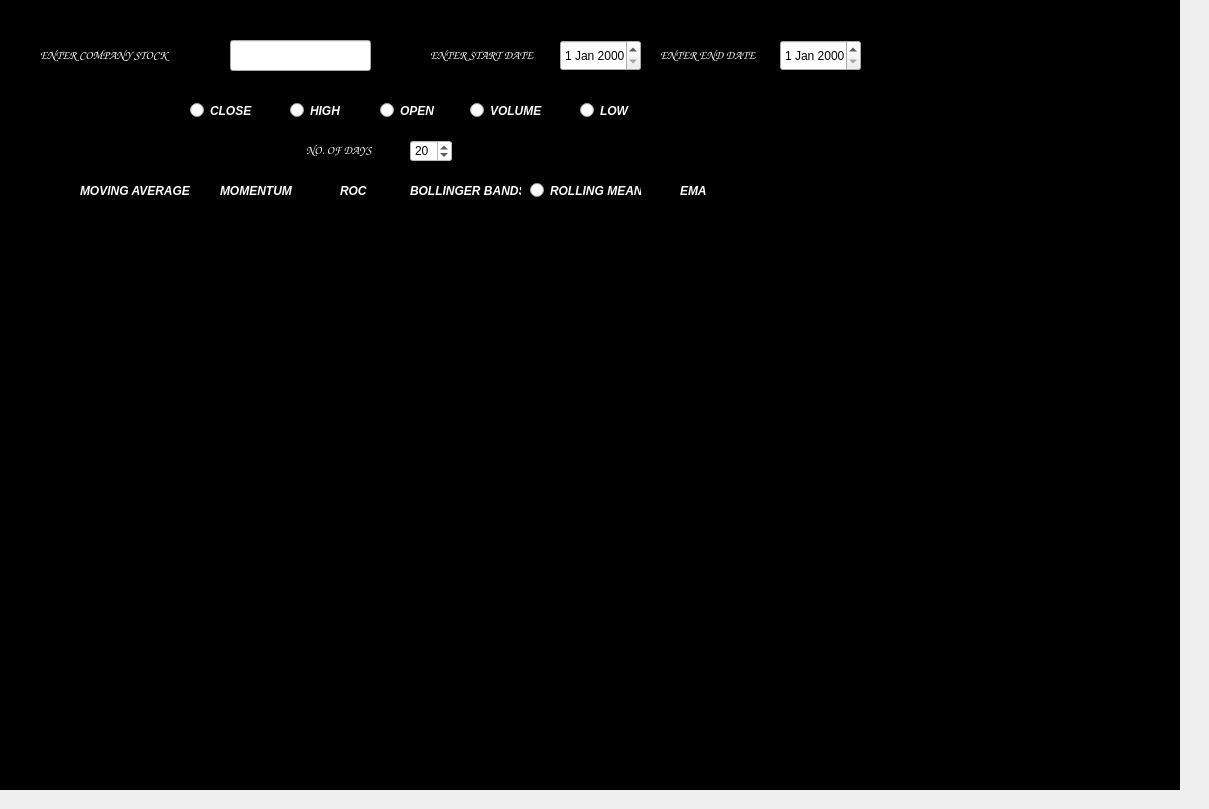
    <widget class="QWidget" name="tab_7">
     <attribute name="title">
      <string>ANALYSE</string>
     </attribute>
     <widget class="QLabel" name="label9">
      <property name="geometry">
       <rect>
        <x>430</x>
        <y>40</y>
        <width>151</width>
        <height>31</height>
       </rect>
      </property>
      <property name="font">
       <font>
        <family>Comic Sans MS</family>
        <weight>75</weight>
        <italic>true</italic>
        <bold>true</bold>
       </font>
      </property>
      <property name="text">
       <string>&lt;html&gt;&lt;head/&gt;&lt;body&gt;&lt;p&gt;&lt;span style=&quot; color:#ffffff;&quot;&gt;ENTER START DATE&lt;/span&gt;&lt;/p&gt;&lt;/body&gt;&lt;/html&gt;</string>
      </property>
     </widget>
     <widget class="QDateEdit" name="dateEdit5">
      <property name="geometry">
       <rect>
        <x>560</x>
        <y>40</y>
        <width>81</width>
        <height>31</height>
       </rect>
      </property>
     </widget>
     <widget class="QLabel" name="label10">
      <property name="geometry">
       <rect>
        <x>660</x>
        <y>40</y>
        <width>151</width>
        <height>31</height>
       </rect>
      </property>
      <property name="font">
       <font>
        <family>Comic Sans MS</family>
        <weight>75</weight>
        <italic>true</italic>
        <bold>true</bold>
       </font>
      </property>
      <property name="text">
       <string>&lt;html&gt;&lt;head/&gt;&lt;body&gt;&lt;p&gt;&lt;span style=&quot; color:#ffffff;&quot;&gt;ENTER END DATE&lt;/span&gt;&lt;/p&gt;&lt;/body&gt;&lt;/html&gt;</string>
      </property>
     </widget>
     <widget class="QDateEdit" name="dateEdit6">
      <property name="geometry">
       <rect>
        <x>780</x>
        <y>40</y>
        <width>81</width>
        <height>31</height>
       </rect>
      </property>
     </widget>
     <widget class="QRadioButton" name="radioButtonclose">
      <property name="geometry">
       <rect>
        <x>190</x>
        <y>100</y>
        <width>91</width>
        <height>21</height>
       </rect>
      </property>
      <property name="font">
       <font>
        <family>Arial</family>
        <weight>75</weight>
        <italic>true</italic>
        <bold>true</bold>
       </font>
      </property>
      <property name="styleSheet">
       <string notr="true">color:white;</string>
      </property>
      <property name="text">
       <string>CLOSE</string>
      </property>
     </widget>
     <widget class="QRadioButton" name="radioButtonopen">
      <property name="geometry">
       <rect>
        <x>380</x>
        <y>100</y>
        <width>91</width>
        <height>21</height>
       </rect>
      </property>
      <property name="font">
       <font>
        <family>Arial</family>
        <weight>75</weight>
        <italic>true</italic>
        <bold>true</bold>
       </font>
      </property>
      <property name="styleSheet">
       <string notr="true">color:white;
</string>
      </property>
      <property name="text">
       <string>OPEN</string>
      </property>
     </widget>
     <widget class="QRadioButton" name="radioButtonhigh">
      <property name="geometry">
       <rect>
        <x>290</x>
        <y>100</y>
        <width>91</width>
        <height>21</height>
       </rect>
      </property>
      <property name="font">
       <font>
        <family>Arial</family>
        <weight>75</weight>
        <italic>true</italic>
        <bold>true</bold>
       </font>
      </property>
      <property name="styleSheet">
       <string notr="true">color:white;</string>
      </property>
      <property name="text">
       <string>HIGH</string>
      </property>
     </widget>
     <widget class="QRadioButton" name="radioButtonv">
      <property name="geometry">
       <rect>
        <x>470</x>
        <y>100</y>
        <width>91</width>
        <height>21</height>
       </rect>
      </property>
      <property name="font">
       <font>
        <family>Arial</family>
        <weight>75</weight>
        <italic>true</italic>
        <bold>true</bold>
       </font>
      </property>
      <property name="styleSheet">
       <string notr="true">color:white;</string>
      </property>
      <property name="text">
       <string>VOLUME</string>
      </property>
     </widget>
     <widget class="QRadioButton" name="radioButtonlow">
      <property name="geometry">
       <rect>
        <x>580</x>
        <y>100</y>
        <width>101</width>
        <height>21</height>
       </rect>
      </property>
      <property name="font">
       <font>
        <family>Arial</family>
        <weight>75</weight>
        <italic>true</italic>
        <bold>true</bold>
       </font>
      </property>
      <property name="styleSheet">
       <string notr="true">color:white;</string>
      </property>
      <property name="text">
       <string>LOW</string>
      </property>
     </widget>
     <widget class="QLineEdit" name="lineEdit4">
      <property name="geometry">
       <rect>
        <x>230</x>
        <y>40</y>
        <width>141</width>
        <height>31</height>
       </rect>
      </property>
     </widget>
     <widget class="QWidget" name="widget_2" native="true">
      <property name="geometry">
       <rect>
        <x>-20</x>
        <y>-10</y>
        <width>1200</width>
        <height>800</height>
       </rect>
      </property>
      <property name="styleSheet">
       <string notr="true">background-color:rgb(75, 0, 130);
background-color: rgb(0, 0, 0);</string>
      </property>
      <widget class="QLabel" name="label8">
       <property name="geometry">
        <rect>
         <x>60</x>
         <y>50</y>
         <width>191</width>
         <height>31</height>
        </rect>
       </property>
       <property name="font">
        <font>
         <family>Comic Sans MS</family>
         <weight>75</weight>
         <italic>true</italic>
         <bold>true</bold>
        </font>
       </property>
       <property name="text">
        <string>&lt;html&gt;&lt;head/&gt;&lt;body&gt;&lt;p&gt;&lt;span style=&quot; color:#ffffff;&quot;&gt;ENTER COMPANY STOCK&lt;/span&gt;&lt;/p&gt;&lt;/body&gt;&lt;/html&gt;</string>
       </property>
      </widget>
      <widget class="QRadioButton" name="radioButtonema">
       <property name="geometry">
        <rect>
         <x>680</x>
         <y>190</y>
         <width>91</width>
         <height>21</height>
        </rect>
       </property>
       <property name="font">
        <font>
         <family>Arial</family>
         <weight>75</weight>
         <italic>true</italic>
         <bold>true</bold>
        </font>
       </property>
       <property name="styleSheet">
        <string notr="true">color:white;</string>
       </property>
       <property name="text">
        <string>EMA</string>
       </property>
      </widget>
      <widget class="QRadioButton" name="radioButtonma">
       <property name="geometry">
        <rect>
         <x>80</x>
         <y>190</y>
         <width>131</width>
         <height>21</height>
        </rect>
       </property>
       <property name="font">
        <font>
         <family>Arial</family>
         <weight>75</weight>
         <italic>true</italic>
         <bold>true</bold>
        </font>
       </property>
       <property name="styleSheet">
        <string notr="true">color:white;</string>
       </property>
       <property name="text">
        <string>MOVING AVERAGE</string>
       </property>
      </widget>
      <widget class="QRadioButton" name="radioButtonmm">
       <property name="geometry">
        <rect>
         <x>220</x>
         <y>190</y>
         <width>131</width>
         <height>21</height>
        </rect>
       </property>
       <property name="font">
        <font>
         <family>Arial</family>
         <weight>75</weight>
         <italic>true</italic>
         <bold>true</bold>
        </font>
       </property>
       <property name="styleSheet">
        <string notr="true">color:white;</string>
       </property>
       <property name="text">
        <string>MOMENTUM</string>
       </property>
      </widget>
      <widget class="QSpinBox" name="spinBox2">
       <property name="geometry">
        <rect>
         <x>430</x>
         <y>150</y>
         <width>42</width>
         <height>22</height>
        </rect>
       </property>
       <property name="styleSheet">
        <string notr="true">background-color: rgb(255, 255, 255);</string>
       </property>
       <property name="value">
        <number>20</number>
       </property>
      </widget>
      <widget class="QRadioButton" name="radioButtonroc">
       <property name="geometry">
        <rect>
         <x>340</x>
         <y>190</y>
         <width>131</width>
         <height>21</height>
        </rect>
       </property>
       <property name="font">
        <font>
         <family>Arial</family>
         <weight>75</weight>
         <italic>true</italic>
         <bold>true</bold>
        </font>
       </property>
       <property name="styleSheet">
        <string notr="true">color:white;</string>
       </property>
       <property name="text">
        <string>ROC</string>
       </property>
      </widget>
      <widget class="QRadioButton" name="radioButtonb">
       <property name="geometry">
        <rect>
         <x>410</x>
         <y>190</y>
         <width>131</width>
         <height>21</height>
        </rect>
       </property>
       <property name="font">
        <font>
         <family>Arial</family>
         <weight>75</weight>
         <italic>true</italic>
         <bold>true</bold>
        </font>
       </property>
       <property name="styleSheet">
        <string notr="true">color:white;</string>
       </property>
       <property name="text">
        <string>BOLLINGER BANDS</string>
       </property>
      </widget>
      <widget class="QLabel" name="label">
       <property name="geometry">
        <rect>
         <x>326</x>
         <y>150</y>
         <width>91</width>
         <height>20</height>
        </rect>
       </property>
       <property name="font">
        <font>
         <family>Comic Sans MS</family>
         <weight>75</weight>
         <italic>true</italic>
         <bold>true</bold>
        </font>
       </property>
       <property name="text">
        <string>&lt;html&gt;&lt;head/&gt;&lt;body&gt;&lt;p&gt;&lt;span style=&quot; color:#ffffff;&quot;&gt;NO. OF DAYS&lt;/span&gt;&lt;/p&gt;&lt;/body&gt;&lt;/html&gt;</string>
       </property>
      </widget>
      <widget class="MplWidget" name="MplWidget3" native="true">
       <property name="geometry">
        <rect>
         <x>140</x>
         <y>220</y>
         <width>800</width>
         <height>400</height>
        </rect>
       </property>
       <property name="font">
        <font>
         <family>Comic Sans MS</family>
         <pointsize>7</pointsize>
         <italic>true</italic>
        </font>
       </property>
       <property name="autoFillBackground">
        <bool>false</bool>
       </property>
      </widget>
      <widget class="QLabel" name="labelwiki">
       <property name="geometry">
        <rect>
         <x>860</x>
         <y>110</y>
         <width>291</width>
         <height>281</height>
        </rect>
       </property>
       <property name="font">
        <font>
         <family>Comic Sans MS</family>
         <pointsize>12</pointsize>
         <italic>true</italic>
        </font>
       </property>
       <property name="styleSheet">
        <string notr="true">color: rgb(255, 0, 0);</string>
       </property>
       <property name="text">
        <string/>
       </property>
       <property name="wordWrap">
        <bool>true</bool>
       </property>
      </widget>
     </widget>
     <widget class="QRadioButton" name="radioButtonrm">
      <property name="geometry">
       <rect>
        <x>530</x>
        <y>180</y>
        <width>111</width>
        <height>21</height>
       </rect>
      </property>
      <property name="font">
       <font>
        <family>Arial</family>
        <weight>75</weight>
        <italic>true</italic>
        <bold>true</bold>
       </font>
      </property>
      <property name="styleSheet">
       <string notr="true">color:white;</string>
      </property>
      <property name="text">
       <string>ROLLING MEAN</string>
      </property>
     </widget>
     <zorder>widget_2</zorder>
     <zorder>label9</zorder>
     <zorder>dateEdit5</zorder>
     <zorder>label10</zorder>
     <zorder>dateEdit6</zorder>
     <zorder>radioButtonclose</zorder>
     <zorder>radioButtonopen</zorder>
     <zorder>radioButtonhigh</zorder>
     <zorder>radioButtonv</zorder>
     <zorder>radioButtonlow</zorder>
     <zorder>lineEdit4</zorder>
     <zorder>radioButtonrm</zorder>
    </widget>
